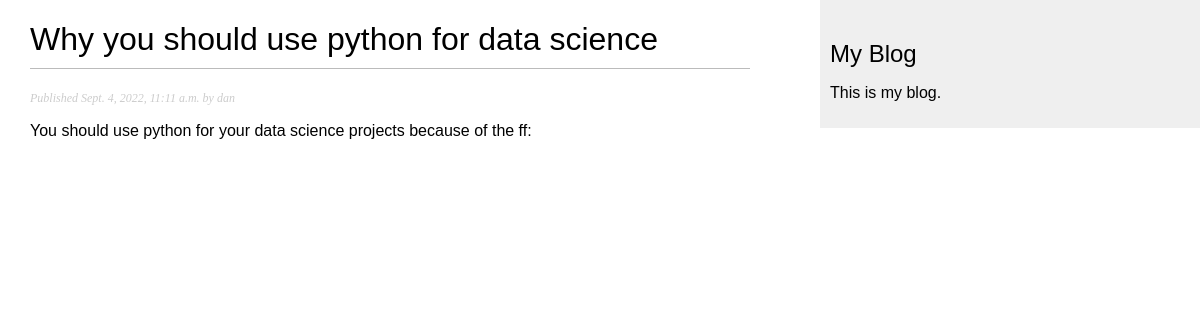
Page /blog/3/ on the committed database.
### blog/models.py (models this page shows, shortened)
class Post(models.Model):
    class Status(models.TextChoices):
        DRAFT = "DF", "Draft"
        PUBLISHED = "PB", "Published"
    title = models.CharField(max_length=250)
    slug = models.CharField(max_length=250)
    author = models.ForeignKey(User, on_delete=models.CASCADE,
                related_name='blog_posts')
    body = models.TextField()
    publish = models.DateTimeField(default=timezone.now)
    created = models.DateTimeField(auto_now_add=True)
    updated = models.DateTimeField(auto_now=True)
    status = models.CharField(choices=Status.choices, max_length=2,
                    default=Status.DRAFT)
    objects = models.Manager()
    published = PublishedManager()
    class Meta:
        ordering = ['-publish']
        indexes = [models.Index(fields=['-publish'])]

### blog/views.py (the view)
# urls.py: path('<int:id>/', post_detail, name='post_detail'),
def post_detail(request, id):
    post = get_object_or_404(Post, id=id, status=Post.Status.PUBLISHED)
    return render(request, 'blog/post/detail.html', {'post': post})

### templates/blog/post/detail.html (shortened to what this page needs)
{% extends 'blog/base.html' %}
{% block content %}
 <h1>{{ post.title }}</h1>
 <p class="date">
    Published {{ post.publish }} by {{ post.author }}
 </p>
 {{ post.body|linebreaks }}
{% endblock content %}

### static/css/blog.css (style rules this page uses)
body { margin:0; padding:0; font-family:helvetica, sans-serif; }
h1 { font-weight:normal; border-bottom:1px solid #bbb; padding:0 0 10px 0; }
p.date { color:#ccc; font-family: georgia, serif; font-size: 12px; font-style: italic; }

### rows in the picture
Post: title "Why you should use python for data science", publish "Sept. 4, 2022, 11:11 a.m.", author "dan", body "You should use python for your data science projects because of the ff:"
